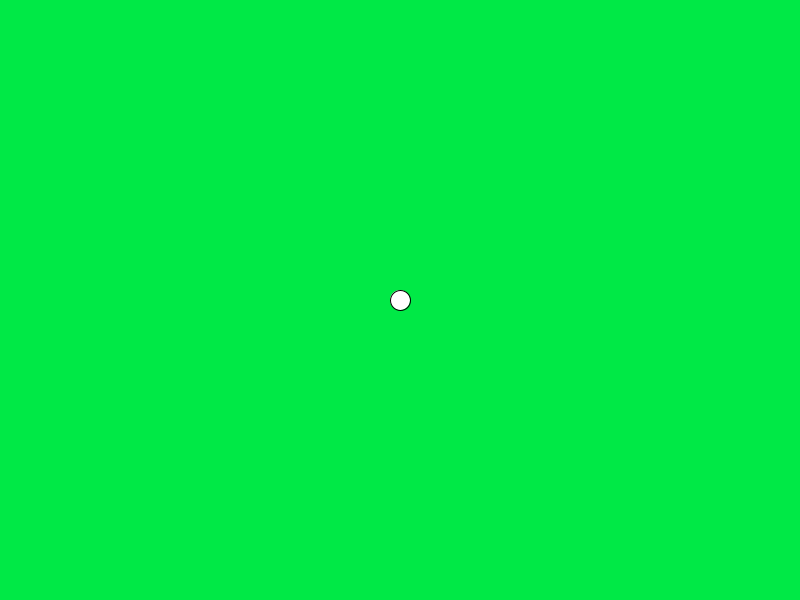
Frame 1 (no input)
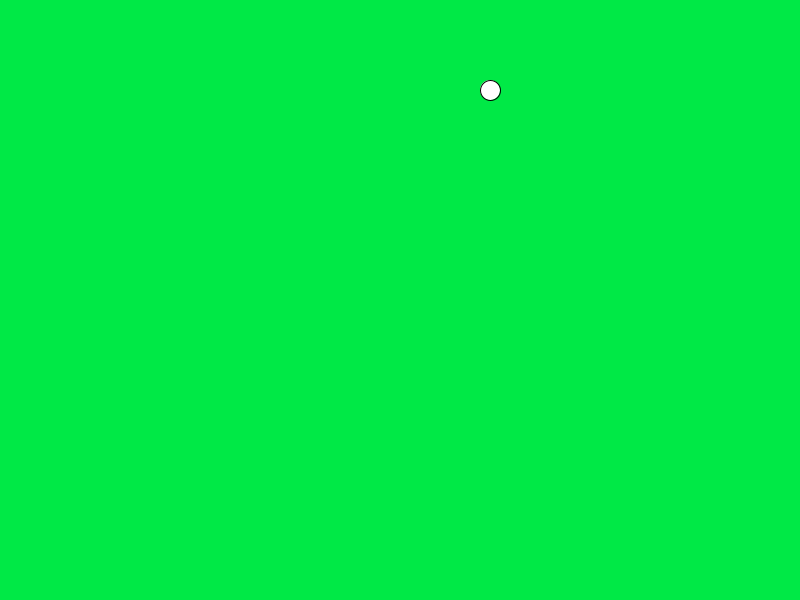
Frame 60 (the mouse pressed at the canvas centre just before this capture)
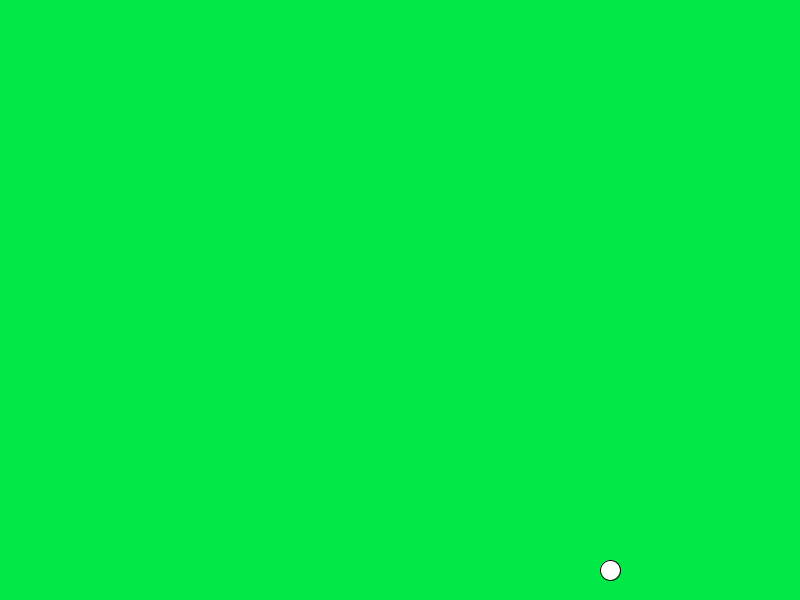
Frame 120 (the mouse held since frame 60 and released just before this capture)

The Processing sketch that drew these frames (run headless with seeded random() and noise(); from frame 60 on, the mouse is pressed at the canvas centre):

// Processing sketch: pattogo_gomb
// ── pattogo_gomb.pde
float x = 0;
float y = 0;
float dx = 30;
float dy = 30;

void setup()
{
  size(800,600);
  x = width/2;
  y = height/2;
}

void draw()
{
  background(0,233,70);
  circle(x,y,20);
  x = x + dx;
  if(x > width) dx = -dx;
  if(x < 0) dx = -dx;
  y = y - dy;
  if (y > height) dy = -dy;
  if (y < 0) dy = -dy;
}
